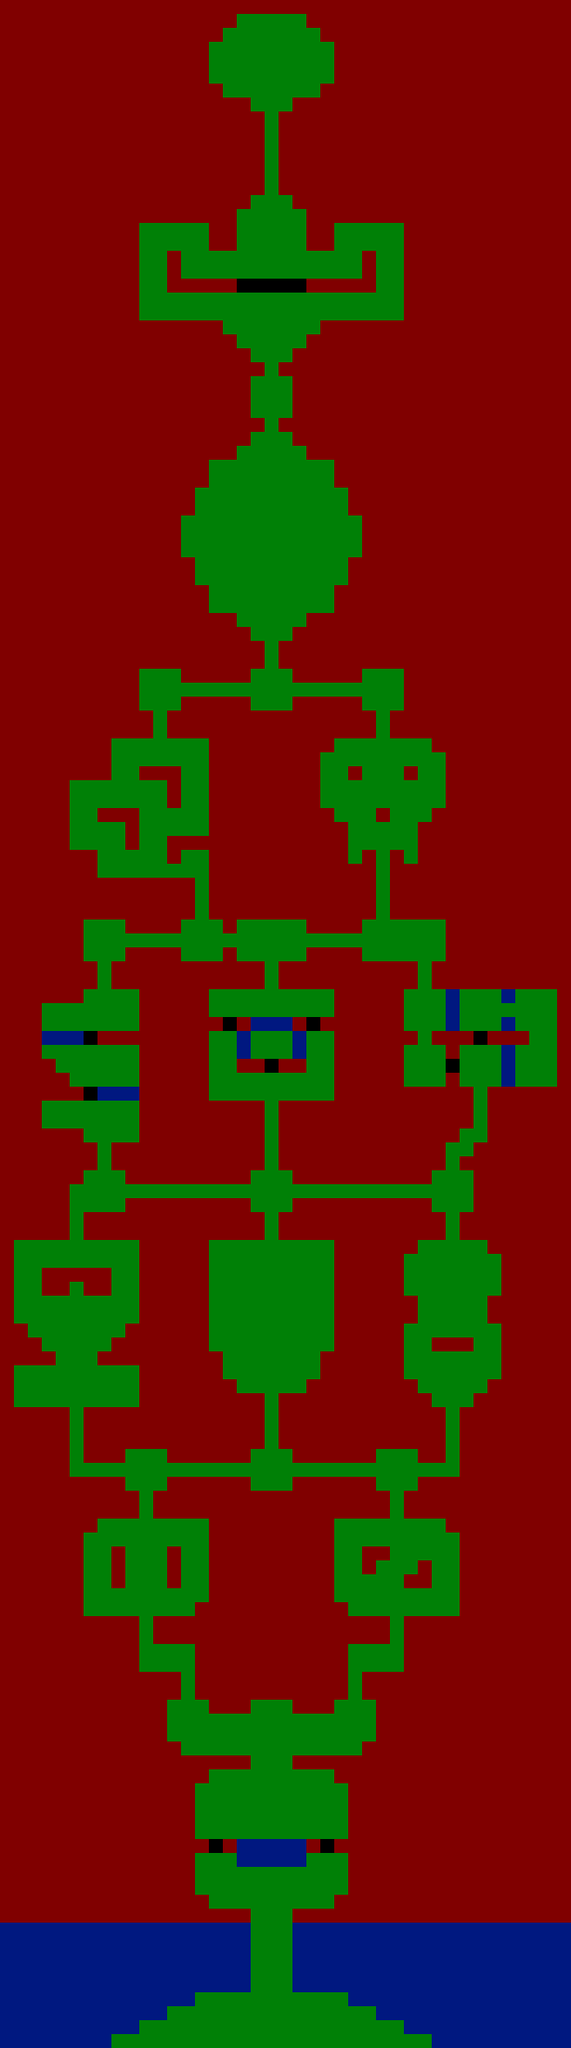

Rendered tile map (Tiled .tmx) drawn with the repository's tilesets; below, a short description and the map source with its tile grids summarised:
An orthogonal 41x147 tile map with 16x16 px tiles, 1 tile layer (collision), 1 hidden layer not drawn, 2 tilesets and 8 objects (2x gate3, player, button, switch, obj, ...).

<map version="1.9" tiledversion="1.9.2" orientation="orthogonal" renderorder="right-down" width="41" height="147" tilewidth="16" tileheight="16" infinite="0" nextlayerid="5" nextobjectid="10">
 <tileset firstgid="1" source="basic-collision.tsx" />
 <tileset firstgid="5" source="number-grid-16.tsx" />
 <objectgroup id="2" name="actors">
  <object id="2" name="gate0" class="gate3" x="312" y="2200">
   <point />
  </object>
  <object id="3" name="player" class="player" x="312" y="2296">
   <point />
  </object>
  <object id="4" name="gate1" class="gate3" x="311.333" y="2023.33">
   <point />
  </object>
  <object id="5" name="button1" class="button" x="311.333" y="1962">
   <point />
  </object>
  <object id="6" name="switch0" class="switch" x="312" y="2087.33">
   <point />
  </object>
  <object id="7" name="object1" class="obj" x="312" y="2055.82">
   <point />
  </object>
  <object id="8" name="switch2" class="switch2" x="311.333" y="376.667">
   <point />
  </object>
  <object id="9" name="gem" class="gem" x="312" y="55.3333">
   <point />
  </object>
 </objectgroup>
 <layer id="4" name="height" width="41" height="147" visible="0">
  <data>[6027 cells, 6027 non-empty, 14 distinct tile ids]</data>
 </layer>
 <layer id="1" name="collision" width="41" height="147">
  <data>[6027 cells, 6027 non-empty, 4 distinct tile ids]</data>
 </layer>
</map>